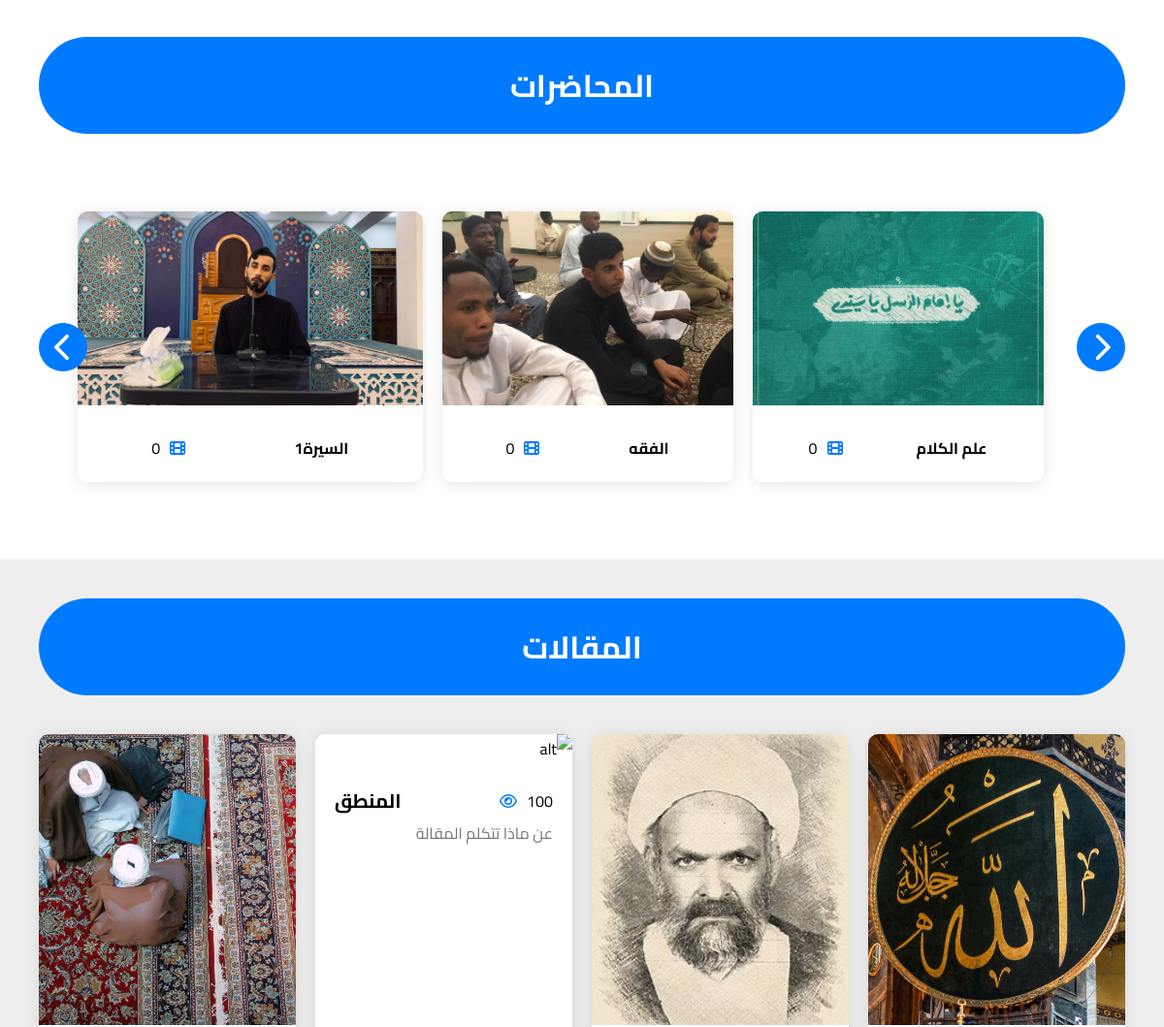
Before: / (middle part) with the older database file.
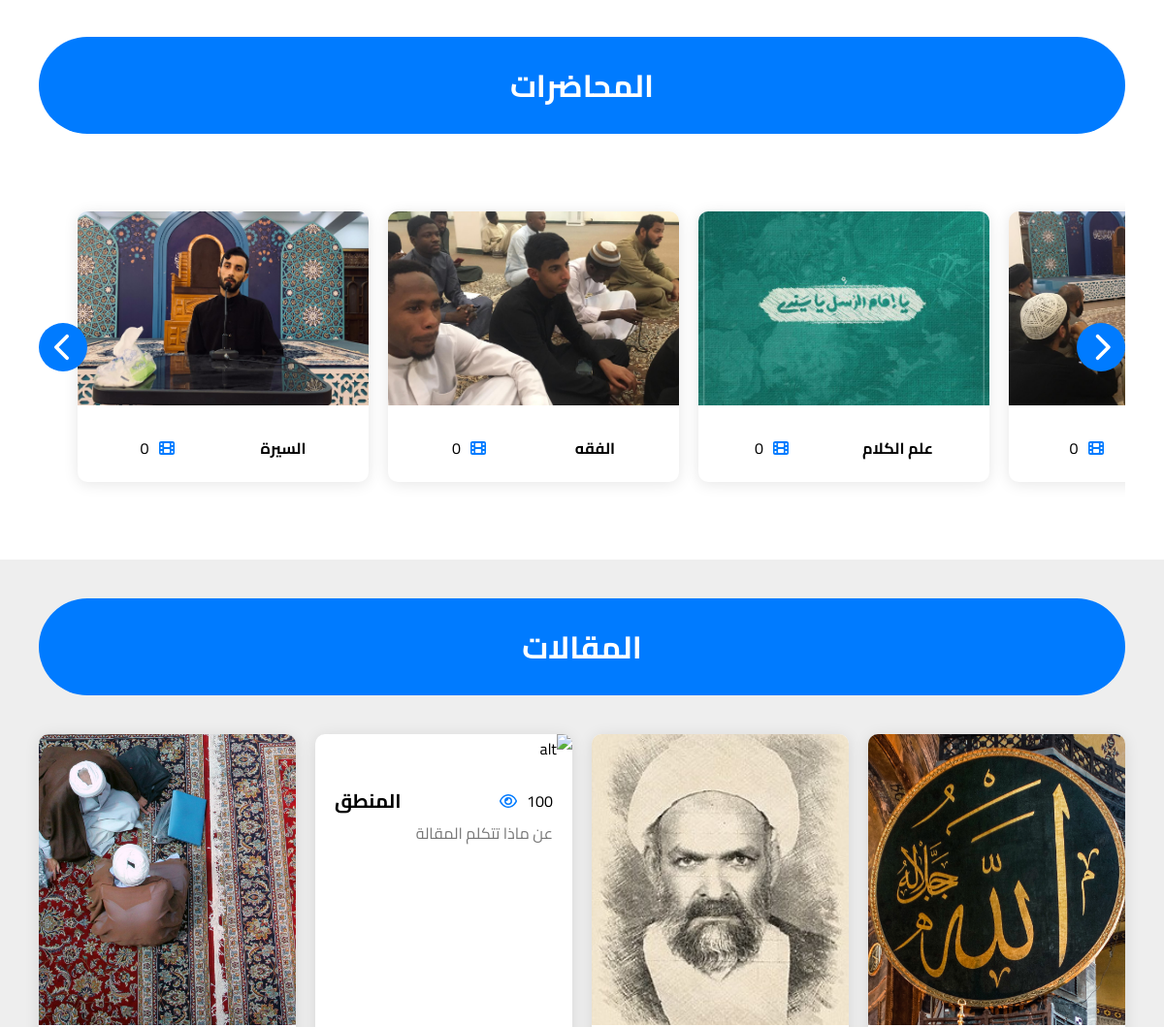
After: the same page with the newer database file.
### lecsApp/models.py (models this page shows, shortened)
class Lec(models.Model):
    name = models.CharField(max_length=50)
    image = models.ImageField(upload_to="images/%y/%m/%d",default="images/defaultLec.png",blank=None)
    def __init__(self, *args: Any, **kwargs: Any) -> None:
        super().__init__(*args, **kwargs)
        pF = "templates/pages/"
        print(self.image)
        clearFolder(pF+"lecs")
        content ="""{%load static%}
    {%block content%}
        <!DOCTYPE html>
            <html lang="en">
                <head>
                    <meta charset="UTF-8">
                    <meta name="viewport" content="width=device-width, initial-scale=1.0"><title>Document</title>
                    <link rel="stylesheet" href="{% static 'css/lecStyle.css' %}">
                    <link rel="stylesheet" href="{% static 'fontawesome/all.css' %}">
                    <link rel="stylesheet" href="{% static 'fontawesome/all.min.css' %}">
                </head>
                <body>
                    <div class="con">
                        <div class="landing">
                            <div class="overlay"></div>
                            <div class="lecsTitle">
                                <h1>السيرة</h1>
                            </div>
                        </div>
                    </div>
                    <static src="lec.js"></static>
                </body>
                </html>
    {%endblock content%}"""
        if not path.isdir(pF+"lecs"):
            createFolder(pF,"lecs")
        for n in Lec.objects.values_list("name",flat=True):
            createFile(pF+"lecs/",n+".html",content)
    class Meta:
        verbose_name = 'اقسام المحاضرات'

### lecsApp/views.py (the view)
# urls.py: path('',views.index,name='index'),
def index(request):
    data = Lec.objects.all()
    return render(request,"pages/index.html",{"lec":data})

### lecsApp/models.py (called while the page is built)
def clearFolder(pF:str):
    print(pF)
    files = glob(f"{pF}/*")
    print(files)
    for f in files:
        remove(f)

def createFile(pathF:str,fileName:str,content:str=""):
    open(pathF+fileName, "x")
    f = open(pathF+fileName,"w")
    f.write(content)

### templates/pages/index.html (shortened to what this page needs)
{%load static%}
{%block content%}
<!DOCTYPE html>
<html lang="en">
<head>
    <link rel="stylesheet" href="{% static '/css/style.css' %}">
    <link rel="stylesheet" href="{% static 'fontawesome/all.css' %}">
    <link rel="stylesheet" href="{% static 'fontawesome/all.min.css' %}">
</head>
<body dir="rtl">
    <div class="con">
        <div class="lecs" id="lecs">
            <div class="conatiner">
                <div class="title">
                    <h1>
                        المحاضرات
                    </h1>
                </div>
                <div class="row" dir="ltr">
                    <div class="back">
                        <i class="fa-solid fa-chevron-left"></i>
                    </div>
                    <div class="cards">
                        {% for l in lec %}
                        <a href="" id="lecLink">
                        <div class="card">
                            <img src="{{l.image.url}}" alt="alt">
                            <div class="desc">
                                <div class="videos">
                                    <div class="nums">0</div>
                                    <i class="fa-solid fa-film"></i>
                                </div>
                                <h4>
                                        {{l.name}}
                                    </h4>
                                </div>
                            </div>
                        </a>
                        {%endfor%}
                    </div>
                    <div class="next">
                        <i class="fa-solid fa-chevron-right"></i>
                    </div>
                </div>
            </div>
        </div>
        <div class="articles" id="artics">
            <div class="conatiner">
                <div class="title">
                    <h1>المقالات</h1>
                </div>
                <div class="cards">
                    <div class="card">
                        <img src="static/images/lec1.jpg" alt="alt">
                    </div>
                    <div class="card">
                        <img src="static/images/lec2.jpg" alt="alt">
                    </div>
                    <div class="card">
                        <img src="static/images/lec3.png" alt="alt">
                        <div class="desc">
                            <div class="artcTitle">
                                <div class="views">
                                    <div class="nums">100</div>
                                    <i class="fa-regular fa-eye"></i>
                                </div>
                                <h4>
                                    <a href="#lec">
                                        المنطق
                                    </a>
                                </h4>
                            </div>
                            <div class="artcAbout">
                                عن ماذا تتكلم المقالة
                            </div>
                        </div>
                    </div>
                    <div class="card">
                        <img src="static/images/navBck.jpg" alt="alt">
                    </div>
                </div>
            </div>
        </div>
    </div>
</body>
</html>
{% endblock content %}

### project/static/css/style.css (style rules this page uses)
html { scroll-behavior: smooth; }
* { margin: 0; padding: 0; box-sizing: border-box; }
body { font-family: "cairo", serif; }
.lecs { padding: var(--main-pad) 0; position: relative; }
.lecs .row { position: relative; display: flex; justify-content: space-around; align-items: center; gap: 5px; }
.lecs .back,.lecs .next { z-index: 300; position: absolute; cursor: pointer; font-size: 30px; background-color: var(--mainColor); color: #fff; width: 50px; height: 50px; -o-border-radius: 50%; -webkit-border-radius: 50%; -moz-border-radius: 50%; -ms-border-radius: 50%; border-radius: 50%; display: flex; justify-content: center; align-items: center; padding: calc(var(--main-pad)/2); }
.lecs .back { left: 0; }
.lecs .next { right: 0; }
.lecs .cards { display: flex; justify-content: flex-start; align-items: center; gap: 20px; height: 100%; width: 100%; padding: var(--main-pad); overflow-x: hidden; scroll-behavior: smooth; }
.lecs .cards .card { position: relative; cursor: pointer; text-align: right; background-color: #fff; color: #000; box-shadow: 0px 2px 15px rgb(0 0 0 / 10%); -o-border-radius: 10px; -webkit-border-radius: 10px; -moz-border-radius: 10px; -ms-border-radius: 10px; border-radius: 10px; min-width: 300px; height: 100%; overflow: hidden; -o-transition: var(--time); -webkit-transition: var(--time); -moz-transition: var(--time); -ms-transition: var(--time); transition: var(--time); }
.lecs .cards .card img { width: 100%; height: 200px; object-fit: cover; }
.lecs .cards .card .desc { display: flex; justify-content: space-around; align-items: center; padding: 20px; }
.lecs .cards .card .desc .videos { display: flex; justify-content: space-around; align-items: center; gap: 10px; }
.lecs .cards .card .desc .videos svg { color: var(--mainColor); }
.articles { position: relative; padding: var(--main-pad) 0; background-color: var(--secColor); }
.articles .cards { position: relative; display: grid; grid-template-columns: repeat(auto-fill, minmax(250px, 1fr)); gap: 20px; }
.articles .cards .card { cursor: pointer; margin-bottom: 40px; background-color: white; box-shadow: 0px 2px 15px rgb(0 0 0 / 10%); -o-border-radius: 10px; -webkit-border-radius: 10px; -moz-border-radius: 10px; -ms-border-radius: 10px; border-radius: 10px; overflow: hidden; -o-transition: var(--time); -webkit-transition: var(--time); -moz-transition: var(--time); -ms-transition: var(--time); transition: var(--time); }
.articles .cards .card img { width: 100%; height: 300px; object-fit: cover; }
.articles .cards .card .desc { padding: 20px; }
.articles .cards .card .desc .artcTitle { position: relative; display: flex; justify-content: space-between; align-items: center; text-align: right; }
.articles .cards .card .desc .artcAbout { text-align: right; color: var(--secondaryColor); }
.articles .cards .card .desc .views { display: flex; justify-content: center; align-items: center; gap: 10px; }
.articles .cards .card .desc .views svg { color: var(--mainColor); }
.articles .cards .card .desc h4 a { color: inherit; font-size: 20px; }

### project/static/css/resources/colors.css (style rules this page uses)
:root { --mainColor: rgb(0, 123, 255); --activeColor: rgba(0, 123, 255, 0.8); --secColor: #eee; --secondaryColor: #777; --time:0.5s; --main-pad:40px; }

### project/static/css/resources/components.css (style rules this page uses)
.conatiner { margin: 0 var(--main-pad); }
.title { position: relative; text-align: center; width: 100%; background-color: var(--mainColor); color: #fff; margin: 0 50%; margin-bottom: 40px; -o-transform: translateX(50%); -webkit-transform: translateX(50%); -moz-transform: translateX(50%); -ms-transform: translateX(50%); transform: translateX(50%); -o-border-radius: 50px; -webkit-border-radius: 50px; -moz-border-radius: 50px; -ms-border-radius: 50px; border-radius: 50px; padding: 20px 10px; -o-transition: var(--time); -webkit-transition: var(--time); -moz-transition: var(--time); -ms-transition: var(--time); transition: var(--time); }
a { text-decoration: none; }

Changed rows visible on the page:
changed Lec: name "السيرة1" → "السيرة"
added Lec: image (picture)
